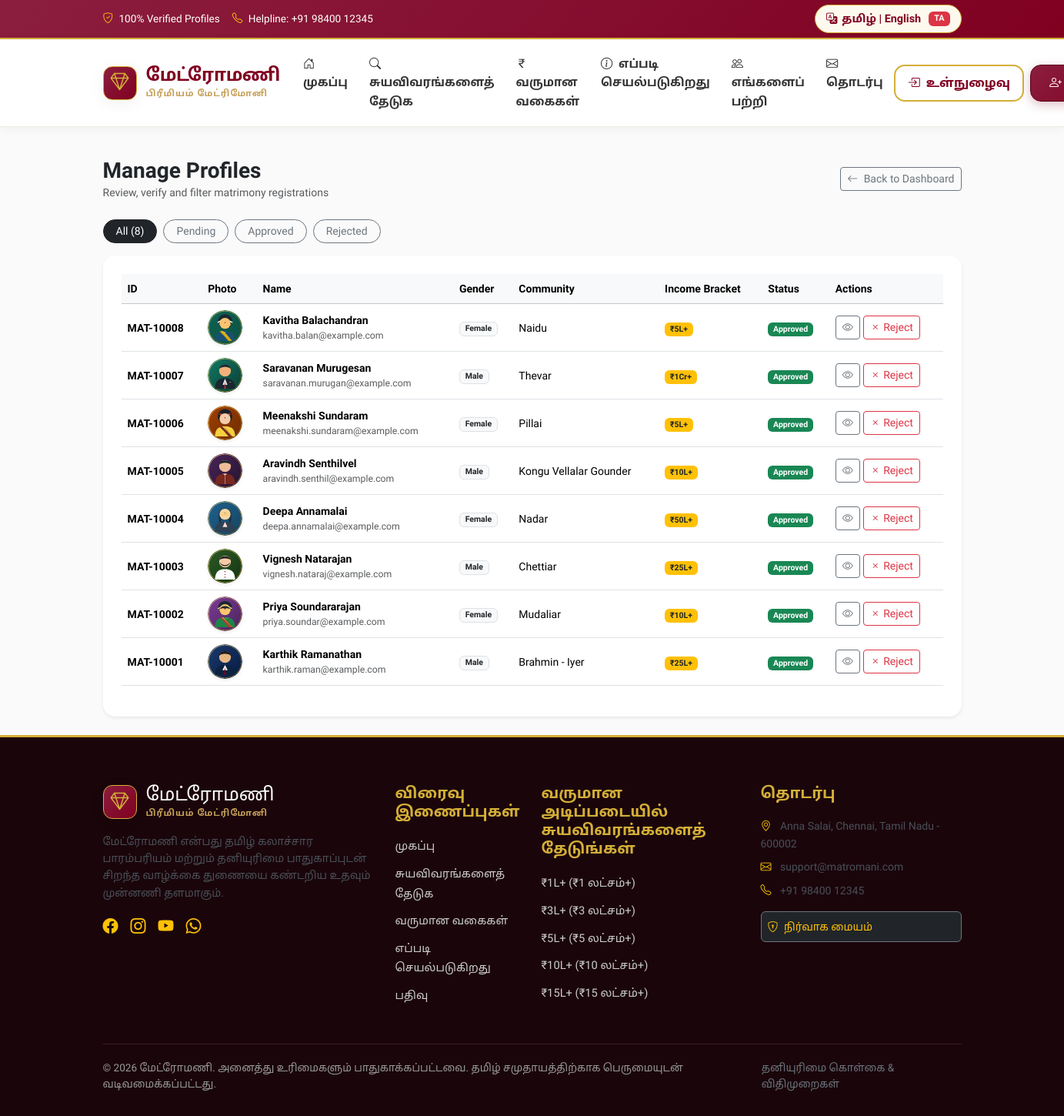
Screenshot of /admin/profiles (signed in) with the database file from the repository.
### models.py (models this page shows, shortened)
class Profile(db.Model):
    __tablename__ = 'profiles'
    id = db.Column(db.Integer, primary_key=True)
    user_id = db.Column(db.Integer, db.ForeignKey('users.id', ondelete='CASCADE'), nullable=False, unique=True)
    profile_id = db.Column(db.String(30), unique=True, nullable=False, index=True)  # e.g., MAT-10001
    profile_type = db.Column(db.String(20), nullable=False)  # bride, groom
    profile_created_for = db.Column(db.String(50), nullable=False)  # Self, Son, Daughter, etc.
    first_name = db.Column(db.String(80), nullable=False)
    last_name = db.Column(db.String(80), nullable=False)
    gender = db.Column(db.String(10), nullable=False)  # Female, Male
    status = db.Column(db.String(20), default='pending')  # pending, approved, rejected, hidden
    about_me = db.Column(db.Text, nullable=True)
    created_at = db.Column(db.DateTime, default=datetime.utcnow)
    updated_at = db.Column(db.DateTime, default=datetime.utcnow, onupdate=datetime.utcnow)
    personal_details = db.relationship('PersonalDetail', backref='profile', uselist=False, cascade='all, delete-orphan')
    birth_details = db.relationship('BirthDetail', backref='profile', uselist=False, cascade='all, delete-orphan')
    address = db.relationship('Address', backref='profile', uselist=False, cascade='all, delete-orphan')
    education_details = db.relationship('EducationDetail', backref='profile', uselist=False, cascade='all, delete-orphan')
    career_details = db.relationship('CareerDetail', backref='profile', uselist=False, cascade='all, delete-orphan')
    income_details = db.relationship('IncomeDetail', backref='profile', uselist=False, cascade='all, delete-orphan')
    family_details = db.relationship('FamilyDetail', backref='profile', uselist=False, cascade='all, delete-orphan')
    horoscope_details = db.relationship('HoroscopeDetail', backref='profile', uselist=False, cascade='all, delete-orphan')
    lifestyle_details = db.relationship('LifestyleDetail', backref='profile', uselist=False, cascade='all, delete-orphan')
    partner_preferences = db.relationship('PartnerPreference', backref='profile', uselist=False, cascade='all, delete-orphan')
    privacy_settings = db.relationship('PrivacySetting', backref='profile', uselist=False, cascade='all, delete-orphan')
    photos = db.relationship('ProfilePhoto', backref='profile', lazy='dynamic', cascade='all, delete-orphan')
    jathagam_files = db.relationship('JathagamFile', backref='profile', lazy='dynamic', cascade='all, delete-orphan')
    views_received = db.relationship('ProfileView', foreign_keys='ProfileView.viewed_profile_id', backref='viewed_profile', lazy='dynamic')
    @property
    def full_name(self):
        return f"{self.first_name} {self.last_name}".strip()
    @property
    def primary_photo(self):
        photo = self.photos.filter_by(is_primary=True).first()
        if photo:
            return photo.file_path

class ProfilePhoto(db.Model):
    __tablename__ = 'profile_photos'
    id = db.Column(db.Integer, primary_key=True)
    profile_id = db.Column(db.Integer, db.ForeignKey('profiles.id', ondelete='CASCADE'), nullable=False)
    file_path = db.Column(db.String(255), nullable=False)
    is_primary = db.Column(db.Boolean, default=False)
    uploaded_at = db.Column(db.DateTime, default=datetime.utcnow)

class User(db.Model):
    __tablename__ = 'users'
    id = db.Column(db.Integer, primary_key=True)
    email = db.Column(db.String(120), unique=True, nullable=False, index=True)
    mobile = db.Column(db.String(20), unique=True, nullable=False, index=True)
    password_hash = db.Column(db.String(255), nullable=False)
    role = db.Column(db.String(20), default='user')  # user, admin
    is_active = db.Column(db.Boolean, default=True)
    is_verified = db.Column(db.Boolean, default=False)
    registration_status = db.Column(db.String(20), default='in_progress')  # in_progress, completed
    created_at = db.Column(db.DateTime, default=datetime.utcnow)
    updated_at = db.Column(db.DateTime, default=datetime.utcnow, onupdate=datetime.utcnow)
    profile = db.relationship('Profile', backref='user', uselist=False, cascade='all, delete-orphan')
    registration_progress = db.relationship('RegistrationProgress', backref='user', uselist=False, cascade='all, delete-orphan')
    sent_interests = db.relationship('Interest', foreign_keys='Interest.sender_id', backref='sender', lazy='dynamic')
    received_interests = db.relationship('Interest', foreign_keys='Interest.receiver_id', backref='receiver', lazy='dynamic')
    shortlists = db.relationship('Shortlist', backref='user', lazy='dynamic')
    notifications = db.relationship('Notification', backref='user', lazy='dynamic')

class PersonalDetail(db.Model):
    __tablename__ = 'personal_details'
    id = db.Column(db.Integer, primary_key=True)
    profile_id = db.Column(db.Integer, db.ForeignKey('profiles.id', ondelete='CASCADE'), nullable=False, unique=True)
    marital_status = db.Column(db.String(50), nullable=False, default='Never Married')
    height = db.Column(db.String(30), nullable=True)  # e.g., 5 ft 6 in / 168 cm
    weight = db.Column(db.String(20), nullable=True)  # e.g., 65 kg
    blood_group = db.Column(db.String(10), nullable=True)
    mother_tongue = db.Column(db.String(50), default='Tamil')
    religion = db.Column(db.String(50), default='Hindu')
    community = db.Column(db.String(80), nullable=True)  # Caste/Community
    sub_community = db.Column(db.String(80), nullable=True)
    gothram = db.Column(db.String(80), nullable=True)

class IncomeDetail(db.Model):
    __tablename__ = 'income_details'
    id = db.Column(db.Integer, primary_key=True)
    profile_id = db.Column(db.Integer, db.ForeignKey('profiles.id', ondelete='CASCADE'), nullable=False, unique=True)
    annual_income = db.Column(db.Float, nullable=False)  # Exact amount in INR
    income_category = db.Column(db.String(50), nullable=False)  # ₹1L+, ₹3L+, ₹5L+, ₹10L+, etc.
    category_id = db.Column(db.Integer, db.ForeignKey('income_categories.id'), nullable=True)
    currency = db.Column(db.String(10), default='INR')
    hide_exact_income = db.Column(db.Boolean, default=True)  # Privacy requirement: never show exact unless allowed

### routes/admin_routes.py (the view)
@admin_bp.route('/profiles')
def profiles_list():
    if not session.get('admin_id'):
        return redirect(url_for('admin.login'))
    status_filter = request.args.get('status', 'all')
    query = Profile.query
    if status_filter != 'all':
        query = query.filter_by(status=status_filter)
    profiles = query.order_by(Profile.created_at.desc()).all()
    return render_template(
        'admin/profiles.html',
        profiles=profiles,
        current_status=status_filter
    )

### templates/admin/profiles.html (shortened to what this page needs)
{% extends "base.html" %}
{% block content %}
<div class="container py-4">
    <div class="d-flex justify-content-between align-items-center mb-4">
        <div>
            <h1 class="h3 fw-bold text-dark m-0">Manage Profiles</h1>
            <p class="text-muted small m-0">Review, verify and filter matrimony registrations</p>
        </div>
        <a href="{{ url_for('admin.dashboard') }}" class="btn btn-outline-secondary btn-sm">
            <i class="bi bi-arrow-left me-1"></i> Back to Dashboard
        </a>
    </div>
    <div class="mb-3 d-flex gap-2">
        <a href="{{ url_for('admin.profiles_list', status='all') }}" class="btn btn-sm {% if current_status == 'all' %}btn-dark{% else %}btn-outline-secondary{% endif %} rounded-pill px-3">
            All ({{ profiles|length }})
        </a>
        <a href="{{ url_for('admin.profiles_list', status='pending') }}" class="btn btn-sm {% if current_status == 'pending' %}btn-warning text-dark{% else %}btn-outline-secondary{% endif %} rounded-pill px-3">
            Pending
        </a>
        <a href="{{ url_for('admin.profiles_list', status='approved') }}" class="btn btn-sm {% if current_status == 'approved' %}btn-success{% else %}btn-outline-secondary{% endif %} rounded-pill px-3">
            Approved
        </a>
        <a href="{{ url_for('admin.profiles_list', status='rejected') }}" class="btn btn-sm {% if current_status == 'rejected' %}btn-danger{% else %}btn-outline-secondary{% endif %} rounded-pill px-3">
            Rejected
        </a>
    </div>
    <div class="card border-0 shadow-sm rounded-4 p-4 bg-white">
        <div class="table-responsive">
            <table class="table table-hover align-middle small">
                <thead class="table-light">
                    <tr>
                        <th>ID</th>
                        <th>Photo</th>
                        <th>Name</th>
                        <th>Gender</th>
                        <th>Community</th>
                        <th>Income Bracket</th>
                        <th>Status</th>
                        <th>Actions</th>
                    </tr>
                </thead>
                <tbody>
                    {% for p in profiles %}
                    <tr>
                        <td><strong>{{ p.profile_id }}</strong></td>
                        <td>
                            <img src="{{ p.primary_photo }}" class="rounded-circle shadow-sm" style="width: 45px; height: 45px; object-fit: cover;">
                        </td>
                        <td>
                            <div class="fw-bold">{{ p.full_name }}</div>
                            <div class="text-muted small">{{ p.user.email if p.user else '' }}</div>
                        </td>
                        <td><span class="badge bg-light text-dark border">{{ p.gender }}</span></td>
                        <td>{{ p.personal_details.community if p.personal_details else '-' }}</td>
                        <td>
                            <span class="badge bg-warning text-dark">
                                {{ p.income_details.income_category if p.income_details else '-' }}
                            </span>
                        </td>
                        <td>
                            {% if p.status == 'approved' %}
                                <span class="badge bg-success">Approved</span>
                            {% elif p.status == 'pending' %}
                                <span class="badge bg-warning text-dark">Pending</span>
                            {% else %}
                                <span class="badge bg-danger">{{ p.status }}</span>
                            {% endif %}
                        </td>
                        <td>
                            <div class="d-flex gap-1">
                                <a href="{{ url_for('profile.view_profile', profile_id=p.profile_id) }}" class="btn btn-outline-secondary btn-sm" target="_blank" title="View Full Profile">
                                    <i class="bi bi-eye"></i>
                                </a>
                                {% if p.status != 'rejected' %}
                                <form method="POST" action="{{ url_for('admin.reject_profile', profile_id=p.id) }}" class="d-inline">
                                    <button class="btn btn-outline-danger btn-sm" title="Reject Profile"><i class="bi bi-x"></i> Reject</button>
                                </form>
                                {% endif %}
                            </div>
                        </td>
                    </tr>
                    {% endfor %}
                </tbody>
            </table>
        </div>
    </div>
</div>
{% endblock %}

### rows the page displays
Profile: profile_id "MAT-10008", primary_photo (picture), full_name "Kavitha Balachandran", user "kavitha.balan@example.com", gender "Female", personal_details "Naidu", income_details "₹5L+", status "Approved"
Profile: profile_id "MAT-10007", primary_photo (picture), full_name "Saravanan Murugesan", user "saravanan.murugan@example.com", gender "Male", personal_details "Thevar", income_details "₹1Cr+", status "Approved"
Profile: profile_id "MAT-10006", primary_photo (picture), full_name "Meenakshi Sundaram", user "meenakshi.sundaram@example.com", gender "Female", personal_details "Pillai", income_details "₹5L+", status "Approved"
Profile: profile_id "MAT-10005", primary_photo (picture), full_name "Aravindh Senthilvel", user "aravindh.senthil@example.com", gender "Male", personal_details "Kongu Vellalar Gounder", income_details "₹10L+", status "Approved"
Profile: profile_id "MAT-10004", primary_photo (picture), full_name "Deepa Annamalai", user "deepa.annamalai@example.com", gender "Female", personal_details "Nadar", income_details "₹50L+", status "Approved"
Profile: profile_id "MAT-10003", primary_photo (picture), full_name "Vignesh Natarajan", user "vignesh.nataraj@example.com", gender "Male", personal_details "Chettiar", income_details "₹25L+", status "Approved"
Profile: profile_id "MAT-10002", primary_photo (picture), full_name "Priya Soundararajan", user "priya.soundar@example.com", gender "Female", personal_details "Mudaliar", income_details "₹10L+", status "Approved"
Profile: profile_id "MAT-10001", primary_photo (picture), full_name "Karthik Ramanathan", user "karthik.raman@example.com", gender "Male", personal_details "Brahmin - Iyer", income_details "₹25L+", status "Approved"

### other values shown
{{ t('language_display_desktop') }} "தமிழ் | English"
{{ current_lang }} "TA"
{{ t('nav_brand') }} "மேட்ரோமணி"
{{ t('nav_tagline') }} "பிரீமியம் மேட்ரிமோனி"
{{ t('nav_home') }} "முகப்பு"
{{ t('nav_search') }} "சுயவிவரங்களைத் தேடுக"
{{ t('nav_income_categories') }} "வருமான வகைகள்"
{{ t('nav_how_it_works') }} "எப்படி செயல்படுகிறது"
{{ t('nav_about') }} "எங்களைப் பற்றி"
{{ t('nav_contact') }} "தொடர்பு"
{{ t('nav_login') }} "உள்நுழைவு"
{{ profiles|length }} "8"
{{ t('footer_about_text') }} "மேட்ரோமணி என்பது தமிழ் கலாச்சார பாரம்பரியம் மற்றும் தனியுரிமை பாதுகாப்புடன் சிறந்த வாழ்க்கை துணையை கண்டறிய உதவும் முன்னணி தளமாகும்."
{{ t('footer_quick_links') }} "விரைவு இணைப்புகள்"
{{ t('nav_register') }} "பதிவு"
